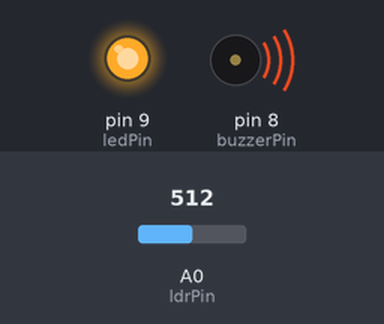
The sketch below on a simulated Arduino Uno, built with avr-gcc and run on an emulated ATmega328P. On the bench: output pins drawn as LEDs (lit = HIGH), buzzer (waves = sounding). The inputs (shaded band) are chosen by the test bench; at power-on: A0 (ldrPin) = 512. What the sketch prints to the serial monitor is not drawn.

Above: at 0.9 s.
At 12.3 s:
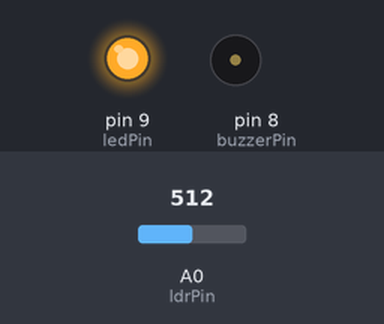
Timing chart, 0 to 17.4 s (numbered marks = the images above):
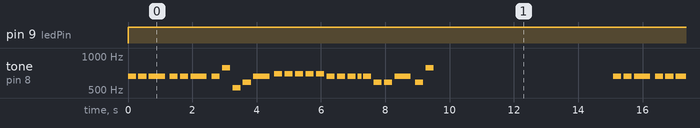

The sketch:

christmas__melody.ino
```cpp
const int ldrPin = A0;      // LDR connected to A0
const int ledPin = 9;       // LED on pin 9
const int buzzerPin = 8;    // Buzzer on pin 8

#define NOTE_B4  494
#define NOTE_C5  523
#define NOTE_D5  587
#define NOTE_E5  659
#define NOTE_F5  698
#define NOTE_G5  784
#define NOTE_A5  880

void setup() {
  pinMode(ledPin, OUTPUT);
  pinMode(buzzerPin, OUTPUT);
  Serial.begin(9600);       // For debugging
}

void loop() {
  int ldrValue = analogRead(ldrPin);  // Read LDR value
  Serial.println(ldrValue);           // Print LDR value to Serial Monitor

  if (ldrValue > 300) {  // If it's dark
    digitalWrite(ledPin, HIGH);  // LED ON
    playChristmasTone();
    delay(5000);  // 5 seconds delay before re-checking
  } else {
    digitalWrite(ledPin, LOW);  // LED OFF
    noTone(buzzerPin);          // Buzzer OFF
  }
  delay(500);  // Small delay to avoid rapid flickering
}

// Simple melody for Christmas vibe
void playChristmasTone() {
  int melody[] = {
    NOTE_E5, NOTE_E5, NOTE_E5,
    NOTE_E5, NOTE_E5, NOTE_E5,
    NOTE_E5, NOTE_G5, NOTE_C5, NOTE_D5,
    NOTE_E5,
    NOTE_F5, NOTE_F5, NOTE_F5, NOTE_F5,
    NOTE_F5, NOTE_E5, NOTE_E5,
    NOTE_E5, NOTE_E5,
    NOTE_E5, NOTE_D5, NOTE_D5,
    NOTE_E5,
    NOTE_D5, NOTE_G5
  };

  int noteDurations[] = {
    4, 4, 2,
    4, 4, 2,
    4, 4, 4, 4,
    2,
    4, 4, 4, 4,
    4, 4, 4,
    4, 8,
    4, 4, 4,
    2,
    4, 4
  };

  int notesCount = sizeof(melody) / sizeof(melody[0]);

  for (int note = 0; note < notesCount; note++) {
    int duration = 1000 / noteDurations[note];  // Note duration
    tone(buzzerPin, melody[note], duration);    // Play note
    int pauseBetweenNotes = duration * 1.3;     // Pause between notes
    delay(pauseBetweenNotes);
    noTone(buzzerPin);                          // Stop sound
  }
}
```

Measured:
- by itself, pin 9 (ledPin): LOW → HIGH at 0.00 s
- by itself, tone on pin 8 (buzzerPin): plays 659 Hz for 0.25 s, 659 Hz for 0.25 s, 659 Hz for 0.50 s, 659 Hz for 0.25 s, 659 Hz for 0.25 s, 659 Hz for 0.50 s … (234 notes in this stretch)
